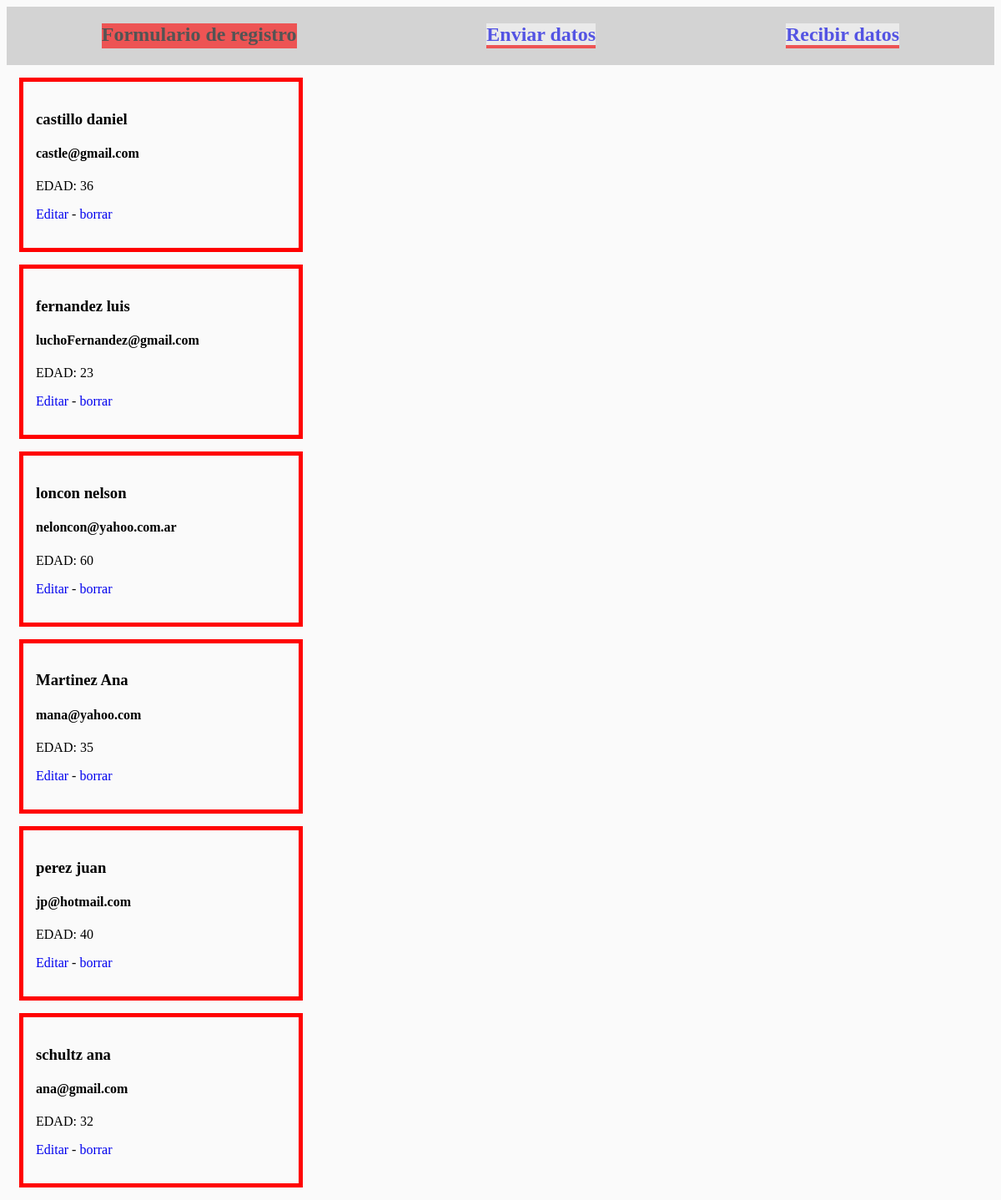
Screenshot of /ver_usuarios.php with the database file from the repository.
### tables this page shows
CREATE TABLE `usuarios` (
  `id_us` int(20) NOT NULL,
  `nombre` text NOT NULL,
  `apellido` text NOT NULL,
  `correo` varchar(50) NOT NULL,
  `edad` int(3) DEFAULT NULL
);

### ver_usuarios.php (the view, shortened to what this page needs)
<!DOCTYPE html>
<html>
<head>
	<link rel="stylesheet" type="text/css" href="./estilos.css">
</head>
<body>
<header class="nav_bar">
<h2>Formulario de registro</h2>
	<h2><a href='index.php'>Enviar datos</a></h2>
	<h2><a href="ver_usuarios.php">Recibir datos</a></h2>
</header>
<?php
include('conexion.php');
$consulta = mysqli_query($conectar, 'SELECT * FROM usuarios ORDER BY apellido');
while ($listar = mysqli_fetch_assoc($consulta)) { ?>
	<div class="recibido">
	<div>
		<h3><?php echo $listar['apellido'].' '.$listar['nombre'];?> </h3>
		<h4><?php echo $listar['correo']; ?></h4>
		<p><?php echo 'EDAD: '. $listar['edad'];?></p>
		<p><a href="editar.php?id=<?php echo $listar['id_us'];?>">Editar</a> - <a href="eliminar.php?id=<?php echo $listar['id_us'];?>">borrar </a></p>
	</div>
</div>
<?php }
?>
</body>
</html>

### estilos.css (style rules this page uses)
* { background-color: #fafafa; }
header { height: auto; background-color: lightgrey; display: flex; justify-content: space-around; }
h2 { height: 30px; background-color: red; opacity: 0.6; }
a { text-decoration: none; }
.formulario_carga, .recibido { height: auto; width: 300px; display: flex; border: solid 5px red;margin: 15px; padding: 15px; }

### rows the page displays
usuarios: apellido "castillo", nombre "daniel", correo "castle@gmail.com", edad "36"
usuarios: apellido "fernandez", nombre "luis", correo "luchoFernandez@gmail.com", edad "23"
usuarios: apellido "loncon", nombre "nelson", correo "neloncon@yahoo.com.ar", edad "60"
usuarios: apellido "Martinez", nombre "Ana", correo "mana@yahoo.com", edad "35"
usuarios: apellido "perez", nombre "juan", correo "jp@hotmail.com", edad "40"
usuarios: apellido "schultz", nombre "ana", correo "ana@gmail.com", edad "32"
